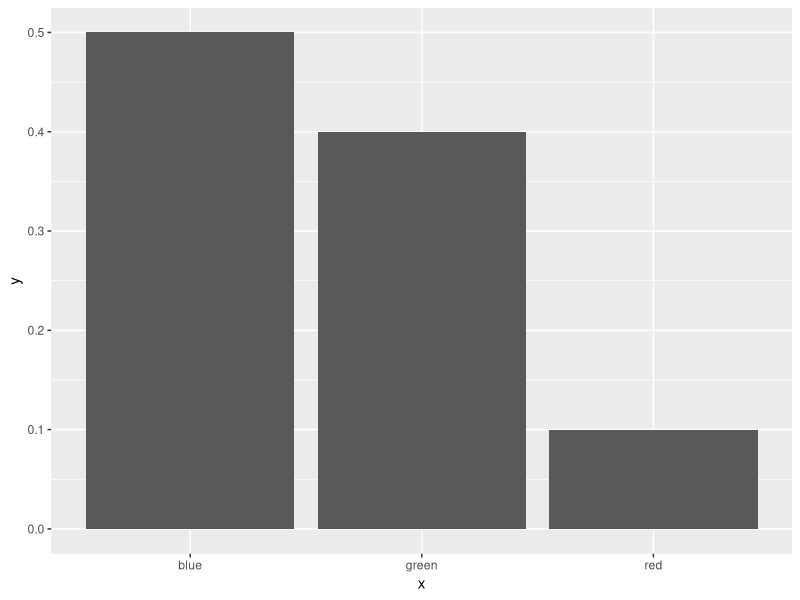
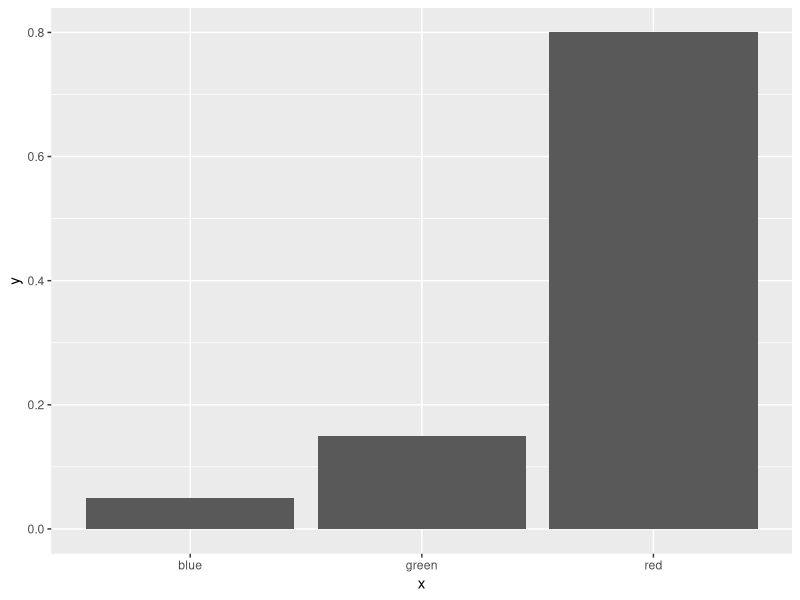

These charts were generated, in order, by the following R code:
## ---- chunk 1
events <- c('red', 'green','blue')
p <- c(0.10, 0.40, 0.50)
q <- c(0.80, 0.15, 0.05)

df_p <- data.frame(x = events, y = p)
df_q <- data.frame(x = events, y = q)
## ---- chunk 2
library(ggplot2)
ggplot(df_p, aes(x=x,  y=y)) + geom_bar(stat = 'identity')

ggplot(df_q, aes(x=x,  y=y)) + geom_bar(stat = 'identity')
## ---- chunk 3
kl_divergence <- function(p,q){
  return(sum(p*log2(p/q)))
}
## ---- chunk 4
kl_divergence(p,q)
kl_divergence(q,p)

kl_divergence(p,q)/log2(exp(1))
kl_divergence(q,p)/log2(exp(1))
## ---- chunk 5
js_divergence <- function(p,q){
  m = 0.5 * (p + q)
  return(0.5 * kl_divergence(p,m) + 0.5 * kl_divergence(q,m))
}
## ---- chunk 6
js_divergence(p,q)
js_divergence(p,q) ^ 0.5
